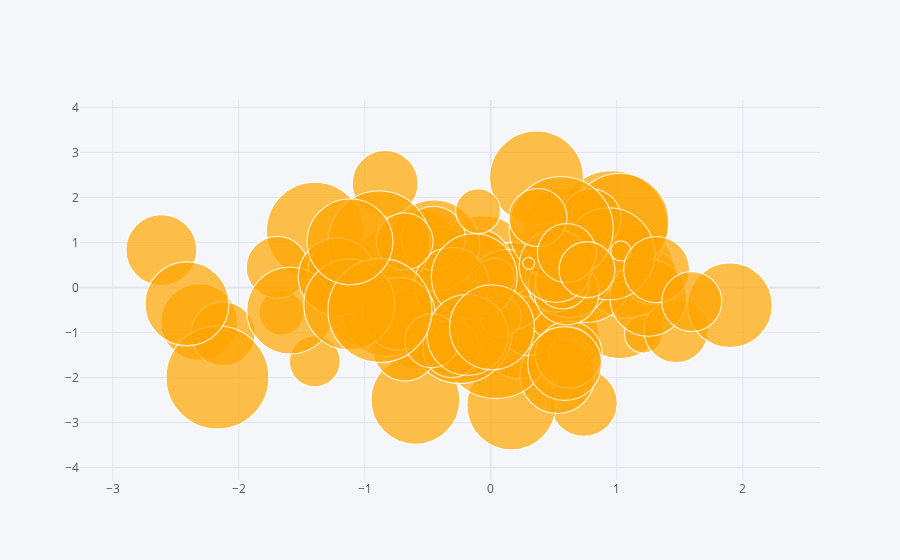

The code cell stored with this chart in its notebook:
### Code cell
df.iplot(kind='bubble',x='A',y='B',size='C',color='orange')

### Figure 1 — Plotly figure (JSON) as saved in the notebook; plotly's stock layout.template omitted (floating-point values rounded to 4 significant figures)
{"data": [{"marker": {"color": ["orange", "orange", "orange", "orange", "orange", "orange", "orange", "orange", "orange", "orange", "orange", "orange", "orange", "orange", "orange", "orange", "orange", "orange", "orange", "orange", "orange", "orange", "orange", "orange", "orange", "orange", "orange", "orange", "orange", "orange", "orange", "orange", "orange", "orange", "orange", "orange", "orange", "orange", "orange", "orange", "orange", "orange", "orange", "orange", "orange", "orange", "orange", "orange", "orange", "orange", "orange", "orange", "orange", "orange", "orange", "orange", "orange", "orange", "orange", "orange", "orange", "orange", "orange", "orange", "orange", "orange", "orange", "orange", "orange", "orange", "orange", "orange", "orange", "orange", "orange", "orange", "orange", "orange", "orange", "orange", "orange", "orange", "orange", "orange", "orange", "orange", "orange", "orange", "orange", "orange", "orange", "orange", "orange", "orange", "orange", "orange", "orange", "orange", "orange", "orange"], "line": {"width": 1.3}, "size": [63, 83, 12, 55, 67, 79, 99, 51, 37, 89, 86, 104, 69, 68, 94, 89, 69, 65, 38, 91, 89, 45, 54, 83, 56, 54, 41, 77, 73, 77, 53, 72, 48, 51, 97, 40, 75, 91, 58, 89, 50, 110, 64, 85, 59, 112, 98, 66, 62, 56, 77, 94, 79, 81, 66, 86, 72, 39, 67, 60, 104, 92, 64, 65, 57, 91, 87, 64, 20, 54, 65, 102, 75, 87, 73, 104, 41, 54, 103, 73, 45, 57, 58, 59, 78, 86, 71, 54, 66, 91, 85, 60, 56, 84, 81, 104, 86, 12, 74, 85], "symbol": "circle"}, "mode": "markers", "text": "", "type": "scatter", "x": [-0.1098, -0.1804, -0.4046, -0.824, 0.7379, 0.5507, -0.06544, -1.397, -0.6511, 1.024, -0.3828, -0.4696, -0.7271, -0.2974, 1.082, 0.184, -0.5545, -1.278, 1.212, 0.755, 0.1633, -1.661, 1.269, 0.1085, -0.2353, 0.4029, -0.609, -2.314, -0.9998, 0.1694, 0.2018, 0.7162, 0.5553, 0.3632, -1.396, 0.03952, 0.5281, 0.616, -0.3822, -0.5985, -0.7839, 0.04016, 1.47, -0.581, 0.3062, 0.9621, 1.025, -0.8385, -1.695, 0.5074, 1.25, 0.3627, -0.1325, 0.1362, -0.4068, 0.6147, -1.164, 0.03288, 0.6184, 0.7964, -0.2434, 0.936, -2.124, -0.6808, -0.3131, -0.4496, -0.8314, -0.4557, 1.031, 0.5133, 0.6018, -0.8866, -0.311, -1.592, -0.7311, 0.5585, 0.07906, 0.5685, -2.17, 0.5145, -0.101, -0.6844, 0.3739, 0.6034, -1.219, -0.1314, -2.614, -0.4691, 1.316, -1.123, 1.897, 1.594, 0.763, -2.412, -0.1852, -0.8801, -1.118, 0.3004, 0.5856, 0.00914], "y": [0.6383, 0.08706, -0.2389, 0.701, -2.565, -1.134, 0.4981, -1.641, 0.8145, -0.5964, -0.0324, 0.3228, -0.1667, -0.3625, 0.3678, 0.006636, 0.9012, 0.2264, -1.034, 0.2343, -2.618, -0.5625, 0.23, -0.06834, 0.452, -0.09414, -1.343, -0.7663, -0.4992, 0.1499, -1.438, 0.4281, 0.9992, -0.5449, 1.262, -0.4356, -1.967, 1.211, 0.1477, -2.495, -0.2921, -1.244, -0.9612, 0.8009, -0.857, 1.352, 1.448, 2.314, 0.4467, -0.5293, -0.2291, 2.438, 0.446, -0.05266, 0.618, 0.283, 0.3458, 0.2187, -1.49, 1.525, -0.9756, 0.7469, -1.031, -1.357, -1.367, 0.9355, -0.5686, 1.091, 0.8114, 0.05541, -0.108, 1.011, 0.05605, -0.5139, -0.5837, 1.309, -0.6524, 0.1235, -1.998, 0.4781, 1.698, 1.022, 1.554, 0.7652, 0.2372, 0.2393, 0.8309, -1.183, 0.3952, -0.3762, -0.3941, -0.3135, 0.3942, -0.3616, -1.054, -0.5112, 1.013, 0.5368, -1.688, -0.8849]}], "layout": {"legend": {"bgcolor": "#F5F6F9", "font": {"color": "#4D5663"}}, "paper_bgcolor": "#F5F6F9", "plot_bgcolor": "#F5F6F9", "title": {"font": {"color": "#4D5663"}}, "xaxis": {"gridcolor": "#E1E5ED", "showgrid": true, "tickfont": {"color": "#4D5663"}, "title": {"font": {"color": "#4D5663"}, "text": ""}, "zerolinecolor": "#E1E5ED"}, "yaxis": {"gridcolor": "#E1E5ED", "showgrid": true, "tickfont": {"color": "#4D5663"}, "title": {"font": {"color": "#4D5663"}, "text": ""}, "zerolinecolor": "#E1E5ED"}}}
